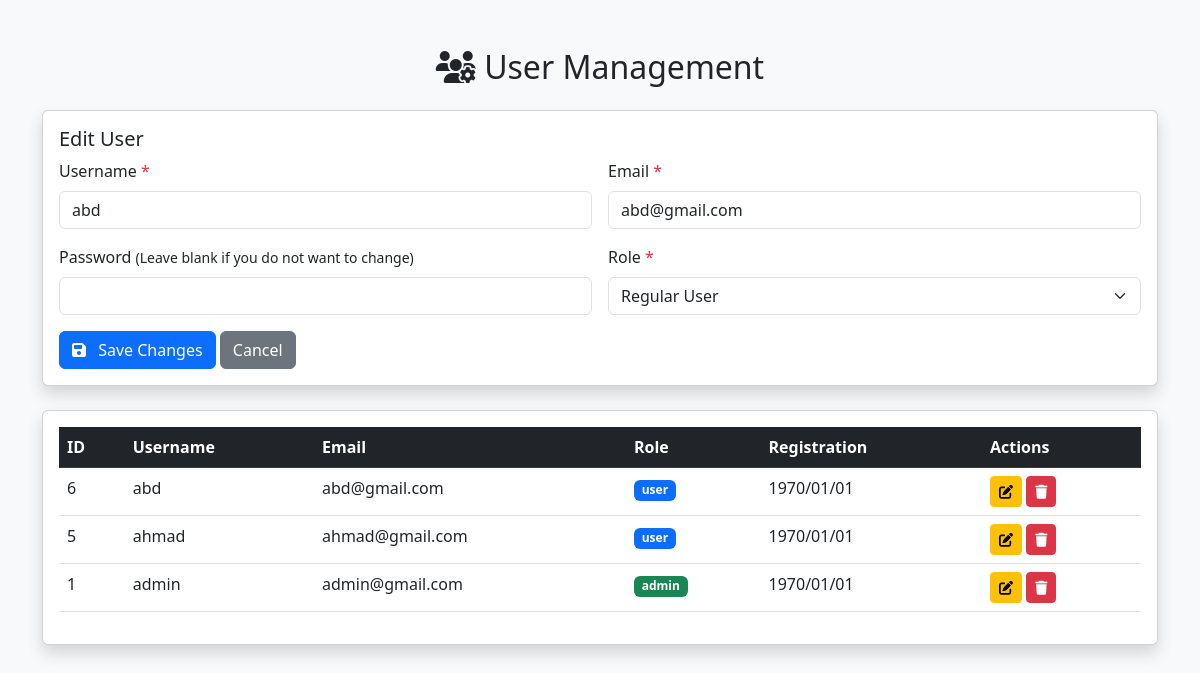
The app's page /users.php?action=edit&id=6 (signed in) with its own data.
### tables this page shows
CREATE TABLE `users` (
  `id` int(11) NOT NULL,
  `username` varchar(50) NOT NULL,
  `email` varchar(100) NOT NULL,
  `password` varchar(255) NOT NULL,
  `role` enum('user','admin') DEFAULT 'user'
);

### users.php (the view, shortened to what this page needs)
<?php
include 'config.php';
$editMode = false;
$currentUser = null;
if (isset($_GET['action']) && $_GET['action'] === 'edit' && isset($_GET['id'])) {
    $editMode = true;
    $stmt = $pdo->prepare("SELECT * FROM users WHERE id = ?");
    $stmt->execute([$_GET['id']]);
    $currentUser = $stmt->fetch();
}
$stmt = $pdo->query("SELECT * FROM users ORDER BY id DESC");
$users = $stmt->fetchAll();
?>
<!DOCTYPE html>
<html lang="en">
<head>
    <link href="https://cdn.jsdelivr.net/npm/bootstrap@5.3.0/dist/css/bootstrap.min.css" rel="stylesheet">
    <link rel="stylesheet" href="https://cdnjs.cloudflare.com/ajax/libs/font-awesome/6.4.0/css/all.min.css">
</head>
<body class="bg-light">
<div class="container py-5">
    <h2 class="mb-4 text-center"><i class="fas fa-users-cog"></i> User Management</h2>
    <div class="card mb-4 shadow">
        <div class="card-body">
            <h5 class="card-title"><?php echo $editMode ? 'Edit User' : 'Add New User'; ?></h5>
            <form method="post">
                <div class="row g-3">
                    <div class="col-md-6">
                        <label class="form-label">Username <span class="text-danger">*</span></label>
                        <input type="text" class="form-control" name="username" required
                            value="<?php echo htmlspecialchars($currentUser['username'] ?? ''); ?>">
                    </div>
                    <div class="col-md-6">
                        <label class="form-label">Email <span class="text-danger">*</span></label>
                        <input type="email" class="form-control" name="email" required
                            value="<?php echo htmlspecialchars($currentUser['email'] ?? ''); ?>">
                    </div>
                    <div class="col-md-6">
                        <label class="form-label">Password <?php if($editMode): ?><small>(Leave blank if you do not want to change)</small><?php else: ?><span class="text-danger">*</span><?php endif; ?></label>
                        <input type="password" class="form-control" name="password" <?php echo !$editMode ? 'required' : ''; ?>>
                    </div>
                    <div class="col-md-6">
                        <label class="form-label">Role <span class="text-danger">*</span></label>
                        <select class="form-select" name="role" required>
                            <option value="user" <?php echo ($currentUser['role'] ?? '') === 'user' ? 'selected' : ''; ?>>Regular User</option>
                        </select>
                    </div>
                    <div class="col-12">
                        <button type="submit" class="btn btn-primary">
                            <i class="fas fa-save me-2"></i> <?php echo $editMode ? 'Save Changes' : 'Add User'; ?>
                        </button>
                        <?php if($editMode): ?>
                        <a href="users.php" class="btn btn-secondary">Cancel</a>
                        <?php endif; ?>
                    </div>
                </div>
            </form>
        </div>
    </div>
    <div class="card shadow">
        <div class="card-body">
            <div class="table-responsive">
                <table class="table table-hover">
                    <thead class="table-dark">
                        <tr>
                            <th>ID</th>
                            <th>Username</th>
                            <th>Email</th>
                            <th>Role</th>
                            <th>Registration</th>
                            <th>Actions</th>
                        </tr>
                    </thead>
                    <tbody>
                        <?php foreach ($users as $user): ?>
                        <tr>
                            <td><?php echo $user['id']; ?></td>
                            <td><?php echo htmlspecialchars($user['username']); ?></td>
                            <td><?php echo htmlspecialchars($user['email']); ?></td>
                            <td>
                                <span class="badge <?php echo $user['role'] === 'admin' ? 'bg-success' : 'bg-primary'; ?>">
                                    <?php echo $user['role']; ?>
                                </span>
                            </td>
                            <td><?php echo date('Y/m/d', strtotime($user['created_at'] ?? '')); ?></td>
                            <td>
                                <a href="users.php?action=edit&id=<?php echo $user['id']; ?>" class="btn btn-sm btn-warning">
                                    <i class="fas fa-edit"></i>
                                </a>
                                <a href="users.php?action=delete&id=<?php echo $user['id']; ?>"
                                    class="btn btn-sm btn-danger"
                                    onclick="return confirm('Are you sure you want to delete this user?')">
                                    <i class="fas fa-trash"></i>
                                </a>
                            </td>
                        </tr>
                        <?php endforeach; ?>
                    </tbody>
                </table>
            </div>
        </div>
    </div>
</div>
</body>
</html>

### records on screen
users: username "abd", email "abd@gmail.com", role "Regular User", id "6", role "user", created_at "1970/01/01"
users: id "5", username "ahmad", email "ahmad@gmail.com", role "user", created_at "1970/01/01"
users: id "1", username "admin", email "admin@gmail.com", role "admin", created_at "1970/01/01"
